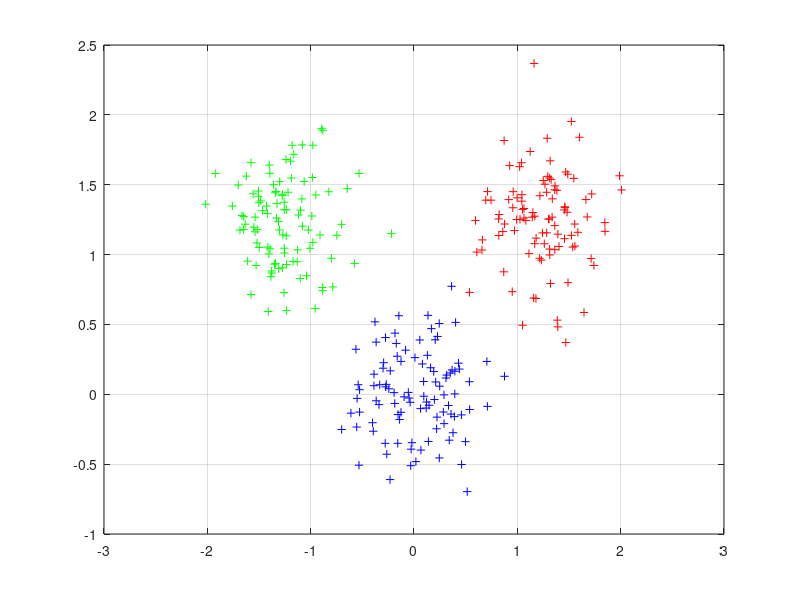
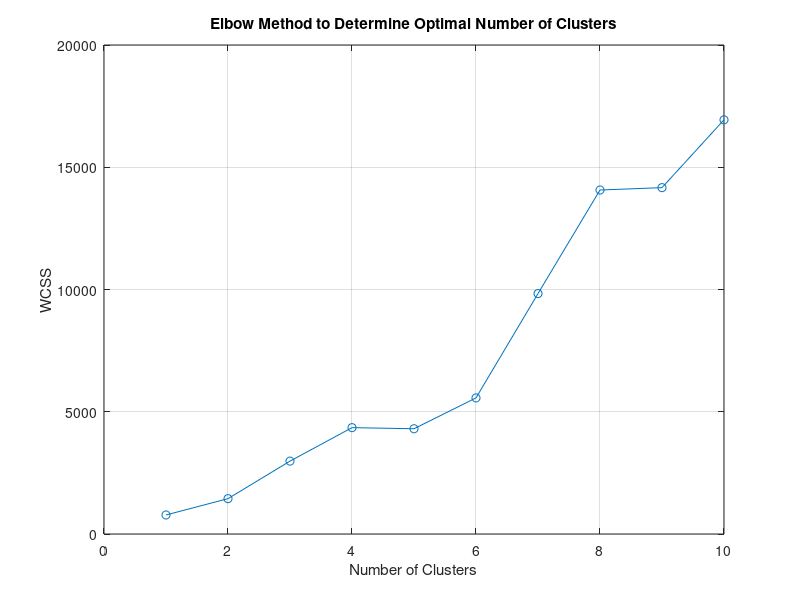

Recreate these plots in MATLAB, in order. (Note: this script raises an error after producing the figures.)
%clear;
clear all; close all; clc;

% 第一组数据
mu1 = [0 0 ];  %均值
S1 = [.1 0 ; 0 .1];  %协方差
data1 = mvnrnd(mu1, S1, 100);   %产生高斯分布数据

%第二组数据
mu2 = [1.25 1.25 ];
S2 = [.1 0 ; 0 .1];
data2 = mvnrnd(mu2, S2, 100);

% 第三组数据
mu3 = [-1.25 1.25 ];
S3 = [.1 0 ; 0 .1];
data3 = mvnrnd(mu3, S3, 100);

% 显示数据
plot(data1(:,1), data1(:,2), 'b+');
hold on;
plot(data2(:,1), data2(:,2), 'r+');
plot(data3(:,1), data3(:,2), 'g+');
grid on;

% 三类数据合成一个不带标号的数据类
data = [data1; data2; data3]; 

% 使用肘部法则确定聚类数量
max_clusters = 10;
N_range = 1:max_clusters;
WCSS = zeros(1, max_clusters);

for k = N_range
    [pattern, ~] = kmeans(data, k);
    WCSS(k) = sum(sum((data - pattern).^2));
end

% 绘制WCSS随聚类数量变化的图表
figure;
plot(N_range, WCSS, 'o-');
xlabel('Number of Clusters');
ylabel('WCSS');
title('Elbow Method to Determine Optimal Number of Clusters');
grid on;

% 使用 kmeans 函数进行聚类
[centers, cluster_idx] = kmeans(data, optimal_k);

% 检查 centers 的维度
if size(centers, 2) ~= size(data, 2)
    error('centers does not have the same number of columns as data');
end

% 检查 data 是否至少有两列
if size(data, 2) < 2
    error('data must have at least two columns for plotting');
end

% 如果没有错误，继续绘制
figure;
colors = {'r', 'g', 'b', 'y', 'm', 'c', 'w', 'k'}; % 添加更多颜色，如果需要
hold on;
for i = 1:optimal_k
    cluster_points = data(cluster_idx == i, :);
    plot(cluster_points(:, 1), cluster_points(:, 2), strrep(colors{i}, 'o', '*'));
    plot(centers(i, 1), centers(i, 2), 'ko'); % 绘制聚类中心
end
grid on;
hold off;
